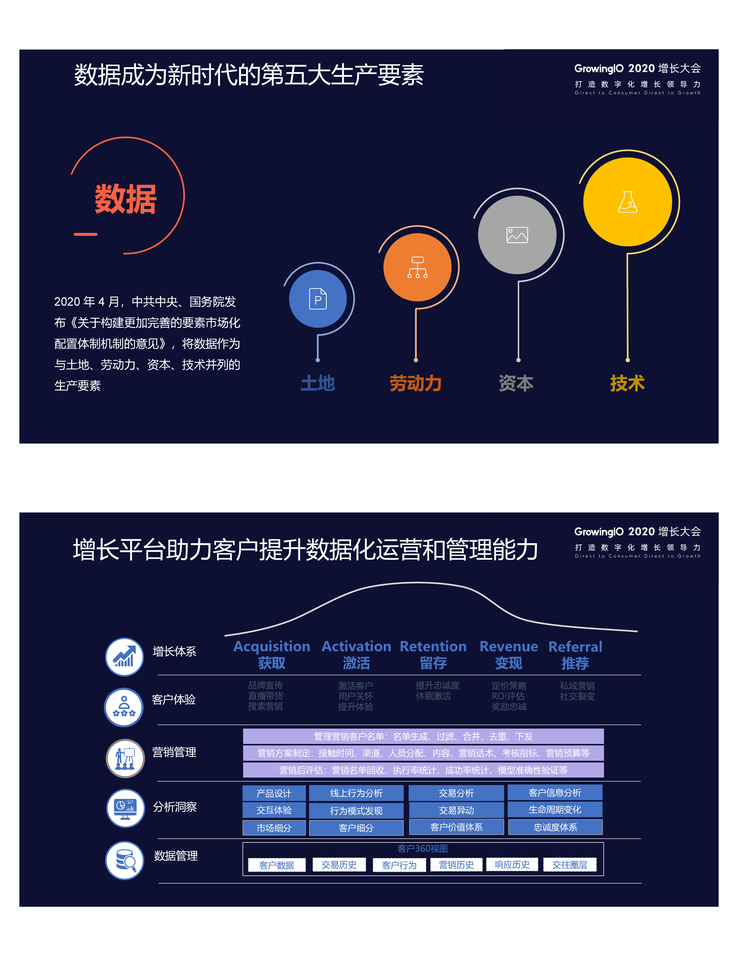
#> input picture image-translator/input/page_1.png, 738 x 956 px, shrunk from 2550 x 3300 before the run
$ python mask_utils.py
#> lines starting #> are read from the running program, lines starting #| are printed output that depends on the picture; after the words box and inside, x2 and y2 are one past the last pixel; in counts of white or black regions, pixels touching at a corner belong together
# mask_utils.py
import os, json
import numpy as np, cv2
from PIL import Image


def make_mask(ocr_json_path: str, img_path: str, out_mask_path: str, out_box_path: str = None):
    """根据 OCR json 里的 'words' 字段，把所有中文字 polygon 填白，并保存挖空区域位置（可选）"""
#> called with ocr_json_path = 'ocr_cache/paragraphs_with_id.json', img_path = 'input/page_1.png', out_mask_path = 'mask/page_1.png', out_box_path = 'mask/mask_boxes.json'
    info = json.load(open(ocr_json_path, encoding="utf-8"))
#> (reads image-translator/ocr_cache/paragraphs_with_id.json from the repository)
    img = Image.open(img_path)
#> img is the input picture: PIL image 738x956 RGB; mean R, G, B 85.1, 86.7, 111.6
    w, h = img.size
#> w = 738; h = 956
    mask = np.zeros((h, w), np.uint8)
    box_list = []

    for para in info:
        for wobj in para.get("words", []):
            if not any('\u4e00' <= ch <= '\u9fff' for ch in wobj["text"]):
                continue
            pts = np.array(wobj["polygon"], np.int32)
            cv2.fillPoly(mask, [pts], 255)

            x_coords = [pt[0] for pt in wobj["polygon"]]
            y_coords = [pt[1] for pt in wobj["polygon"]]
            x1, y1, x2, y2 = min(x_coords), min(y_coords), max(x_coords), max(y_coords)
            box_list.append((x1, y1, x2, y2))
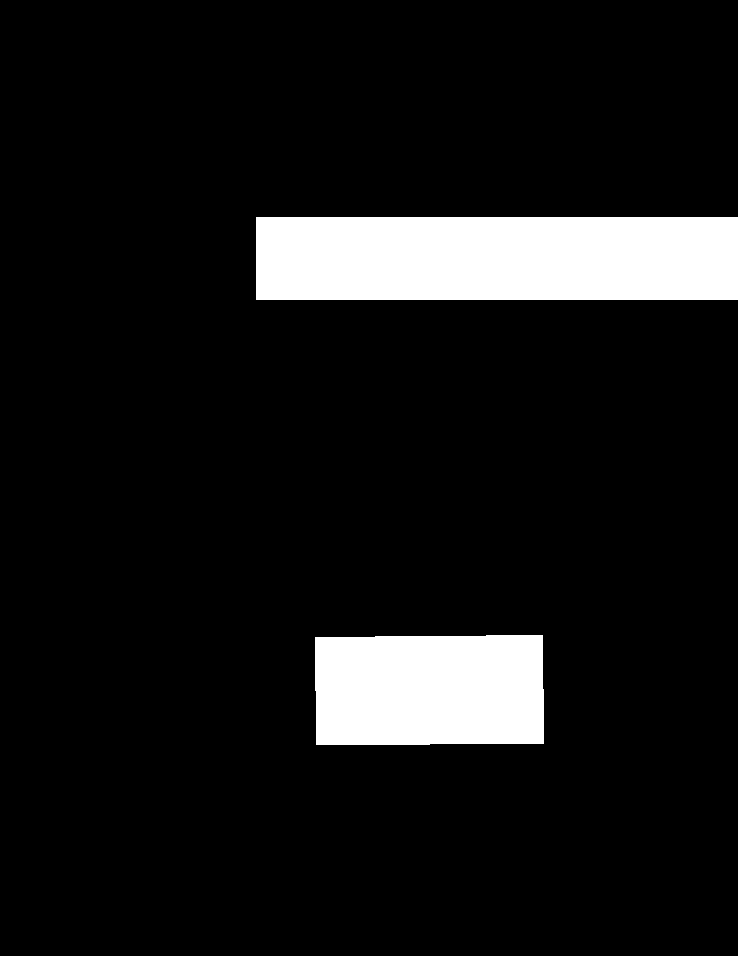
#> mask: shape (956, 738); 9.2% white; 2 white regions, box (x1, y1, x2, y2) and area: (256, 217, 738, 300) 40006, (315, 635, 544, 745) 24737

    # 轻微膨胀，防止边缘残留
    kernel = np.ones((3, 3), np.uint8)
    mask = cv2.dilate(mask, kernel, iterations=1)

    os.makedirs(os.path.dirname(out_mask_path), exist_ok=True)
    cv2.imwrite(out_mask_path, mask)
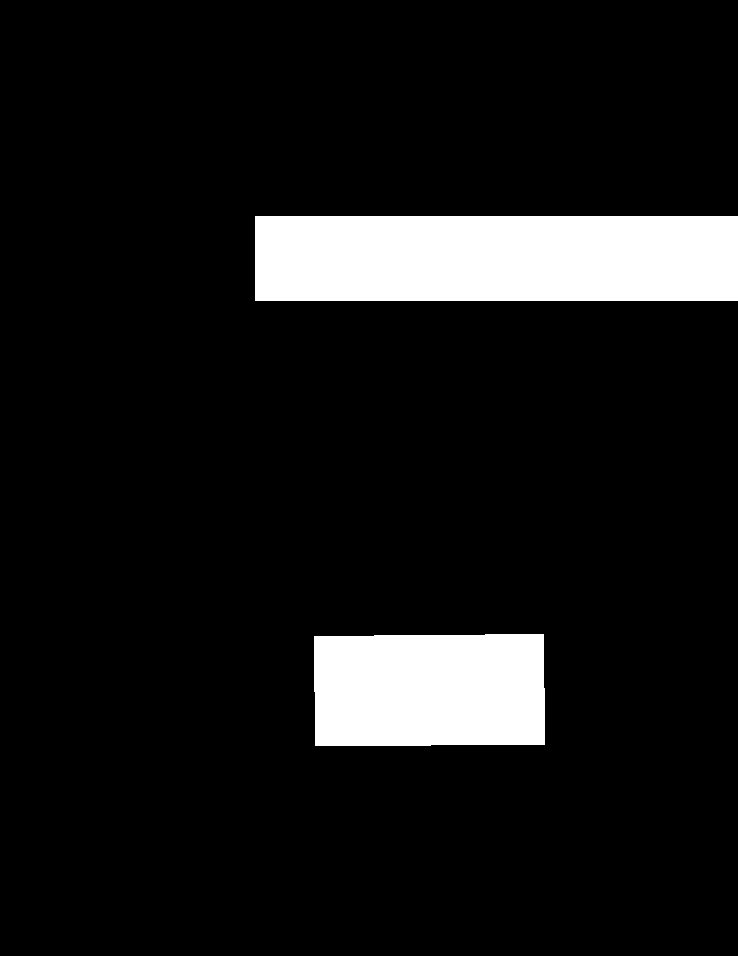
#> saved as page_1.png: shape (956, 738); 9.4% white; 2 white regions, box (x1, y1, x2, y2) and area: (255, 216, 738, 301) 41055, (314, 634, 545, 746) 25419
    print("✅ mask saved →", out_mask_path)

    if out_box_path:
        # 按 y 从上到下排序
        box_list = sorted(box_list, key=lambda b: b[1])
        json.dump(box_list, open(out_box_path, "w"), indent=2)
        print("📦 mask boxes saved →", out_box_path)

make_mask(
    ocr_json_path="ocr_cache/paragraphs_with_id.json",
    img_path="input/page_1.png",
    out_mask_path="mask/page_1.png",
    out_box_path="mask/mask_boxes.json"
)
